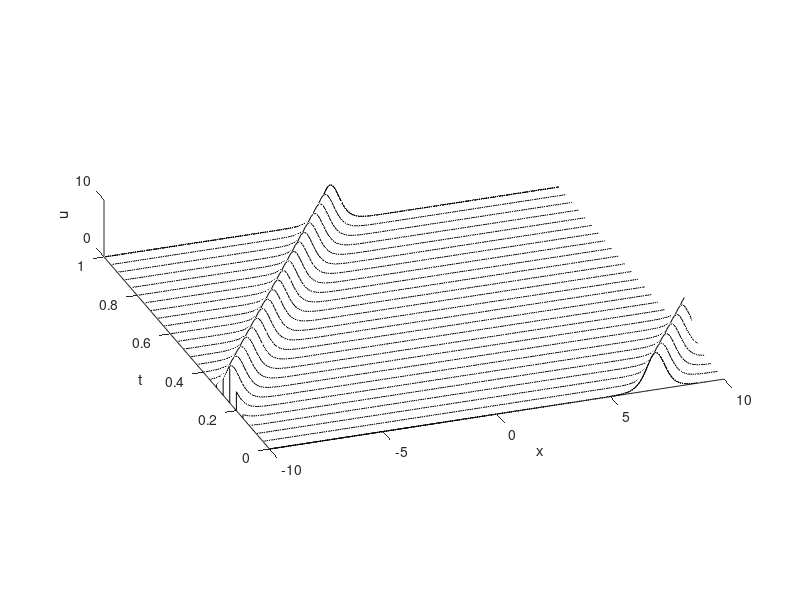
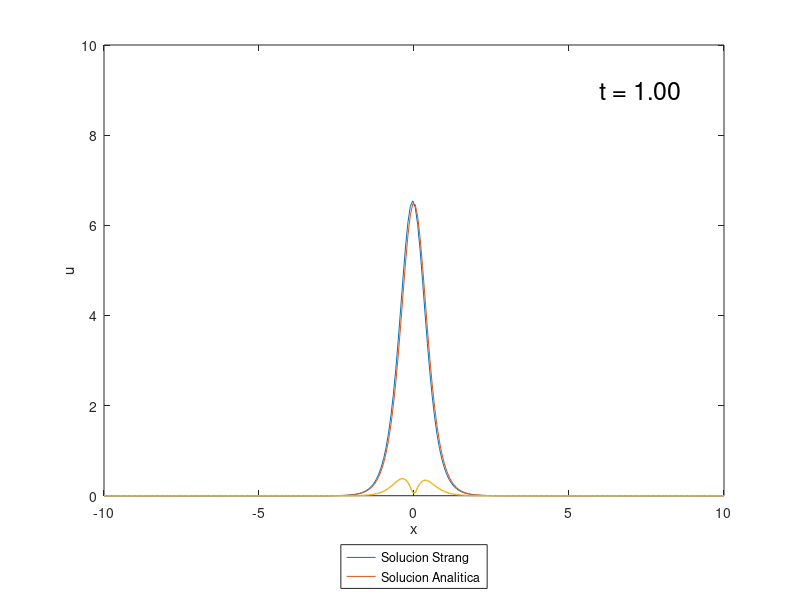

Recreate these plots in MATLAB, in order.
function kdv_strang()
% parpool('local',1);
    tic


%disp(orderKDV);
set(gca,'FontSize',18)
set(gca,'LineWidth',2)

Error =[];

N = 256;
x = linspace(-10,10,N);
delta_x = x(2) - x(1);
delta_k = 2*pi/(N*delta_x);

k = [0:delta_k:(N/2-1)*delta_k,0,-(N/2-1)*delta_k:delta_k:-delta_k];
c_1 = 13;

v = 1/2*c_1*(sech(sqrt(c_1)*(mod(x+3,20)-10)/2)).^2;
sol = @(x,t) (1/2*c_1*(sech(sqrt(c_1)*(mod(x+3-c_1*(t), 20)-10)/2)).^2);

name = 'two_soliton.gif';
eval(['delete ',name])

delta_t = 0.4/N^2;
t=0;
% plot(x,u,'LineWidth',2)
% axis([-10 10 0 10])
% xlabel('x')
% ylabel('u')
% text(6,9,['t = ',num2str(t,'%1.2f')],'FontSize',18)
% drawnow
% gif_add_frame(gcf,name,2);
% drawnow

tmax = 1; nplt = floor((tmax/100)/delta_t); nmax = round(tmax/delta_t);
vdata = v.'; tdata = 0;

V=fft(v);


% spmd(1)
time = 1;
for n = 1:nmax
    t = n*delta_t;
    
    V = V.*exp(1i*k.^3*delta_t/2);
    V = V  - (3i*k*delta_t).*fft((real(ifft(V))).^2);
    V = V.*exp(1i*k.^3*delta_t/2);     
    
    if mod(n,nplt) == 0
        v = real(ifft(V));
        for i =1:N
            u2(i) = sol(x(i),t);
        end
        vdata = [vdata v.']; tdata = [tdata t];
       
        Error = [Error abs(v-u2)'];
        
        if mod(n,4*nplt) == 0
           
%             plot(x,u,'LineWidth',2)
            plot(x,v,x,u2,x, Error(:, round(n/nplt))','LineWidth',1)
            legend('Solucion Strang', 'Solucion Analitica', 'Location', 'southoutside');
            axis([-10 10 0 10])
            xlabel('x')
            ylabel('u')
            text(6,9,['t = ',num2str(t,'%1.2f')],'FontSize',18)
            drawnow
            %gif_add_frame(gcf,name,2);
            
            
        end
    end
end

figure

waterfall(x,tdata(1:4:end),vdata(:,1:4:end)')
colormap(1e-6*[1 1 1]); view(-20,25)
xlabel x, ylabel t, axis([-10 10 0 tmax 0 10]), grid off
zlabel('u')
set(gca,'ztick',[0 10]), pbaspect([1 1 .13])
print -djpeg two_soliton

% end
toc
end
